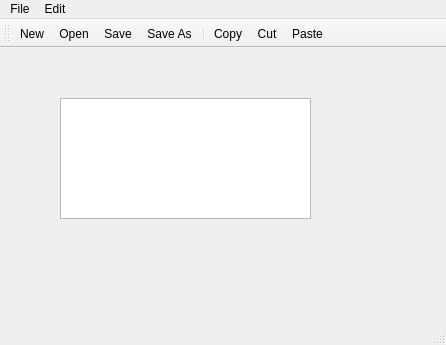
<?xml version="1.0" encoding="UTF-8"?>
<ui version="4.0">
 <class>MainWindow</class>
 <widget class="QMainWindow" name="MainWindow">
  <property name="geometry">
   <rect>
    <x>0</x>
    <y>0</y>
    <width>446</width>
    <height>345</height>
   </rect>
  </property>
  <property name="windowTitle">
   <string>MainWindow</string>
  </property>
  <widget class="QWidget" name="centralwidget">
   <widget class="QPlainTextEdit" name="plainTextEdit">
    <property name="geometry">
     <rect>
      <x>60</x>
      <y>50</y>
      <width>251</width>
      <height>121</height>
     </rect>
    </property>
   </widget>
  </widget>
  <widget class="QMenuBar" name="menubar">
   <property name="geometry">
    <rect>
     <x>0</x>
     <y>0</y>
     <width>446</width>
     <height>22</height>
    </rect>
   </property>
   <widget class="QMenu" name="menuFile">
    <property name="title">
     <string>File</string>
    </property>
    <addaction name="actionNew"/>
    <addaction name="actionOpen"/>
    <addaction name="actionSave"/>
    <addaction name="actionSave_As"/>
    <addaction name="separator"/>
    <addaction name="actionExit"/>
   </widget>
   <widget class="QMenu" name="menuEdit">
    <property name="title">
     <string>Edit</string>
    </property>
    <addaction name="actionCopy"/>
    <addaction name="actionCut"/>
    <addaction name="actionPaste"/>
    <addaction name="separator"/>
    <addaction name="actionSelect_All"/>
    <addaction name="actionSelect_None"/>
   </widget>
   <addaction name="menuFile"/>
   <addaction name="menuEdit"/>
  </widget>
  <widget class="QStatusBar" name="statusbar"/>
  <widget class="QToolBar" name="toolBar">
   <property name="windowTitle">
    <string>toolBar</string>
   </property>
   <attribute name="toolBarArea">
    <enum>TopToolBarArea</enum>
   </attribute>
   <attribute name="toolBarBreak">
    <bool>false</bool>
   </attribute>
   <addaction name="actionNew"/>
   <addaction name="actionOpen"/>
   <addaction name="actionSave"/>
   <addaction name="actionSave_As"/>
   <addaction name="separator"/>
   <addaction name="actionCopy"/>
   <addaction name="actionCut"/>
   <addaction name="actionPaste"/>
  </widget>
  <action name="actionNew">
   <property name="icon">
    <iconset resource="resources.qrc">
     <normaloff>:/files/images/new.png</normaloff>:/files/images/new.png</iconset>
   </property>
   <property name="text">
    <string>New</string>
   </property>
  </action>
  <action name="actionOpen">
   <property name="icon">
    <iconset resource="resources.qrc">
     <normaloff>:/files/images/open.png</normaloff>:/files/images/open.png</iconset>
   </property>
   <property name="text">
    <string>Open</string>
   </property>
  </action>
  <action name="actionSave">
   <property name="icon">
    <iconset resource="resources.qrc">
     <normaloff>:/files/images/save.png</normaloff>:/files/images/save.png</iconset>
   </property>
   <property name="text">
    <string>Save</string>
   </property>
  </action>
  <action name="actionSave_As">
   <property name="icon">
    <iconset resource="resources.qrc">
     <normaloff>:/files/images/saveas.png</normaloff>:/files/images/saveas.png</iconset>
   </property>
   <property name="text">
    <string>Save As</string>
   </property>
  </action>
  <action name="actionExit">
   <property name="text">
    <string>Exit</string>
   </property>
  </action>
  <action name="actionCopy">
   <property name="icon">
    <iconset resource="resources.qrc">
     <normaloff>:/files/images/copy.png</normaloff>:/files/images/copy.png</iconset>
   </property>
   <property name="text">
    <string>Copy</string>
   </property>
  </action>
  <action name="actionCut">
   <property name="icon">
    <iconset resource="resources.qrc">
     <normaloff>:/files/images/cut.png</normaloff>:/files/images/cut.png</iconset>
   </property>
   <property name="text">
    <string>Cut</string>
   </property>
  </action>
  <action name="actionPaste">
   <property name="icon">
    <iconset resource="resources.qrc">
     <normaloff>:/files/images/paste.png</normaloff>:/files/images/paste.png</iconset>
   </property>
   <property name="text">
    <string>Paste</string>
   </property>
  </action>
  <action name="actionSelect_All">
   <property name="text">
    <string>Select All</string>
   </property>
  </action>
  <action name="actionSelect_None">
   <property name="text">
    <string>Select None</string>
   </property>
  </action>
 </widget>
 <resources>
  <include location="resources.qrc"/>
 </resources>
 <connections/>
</ui>
